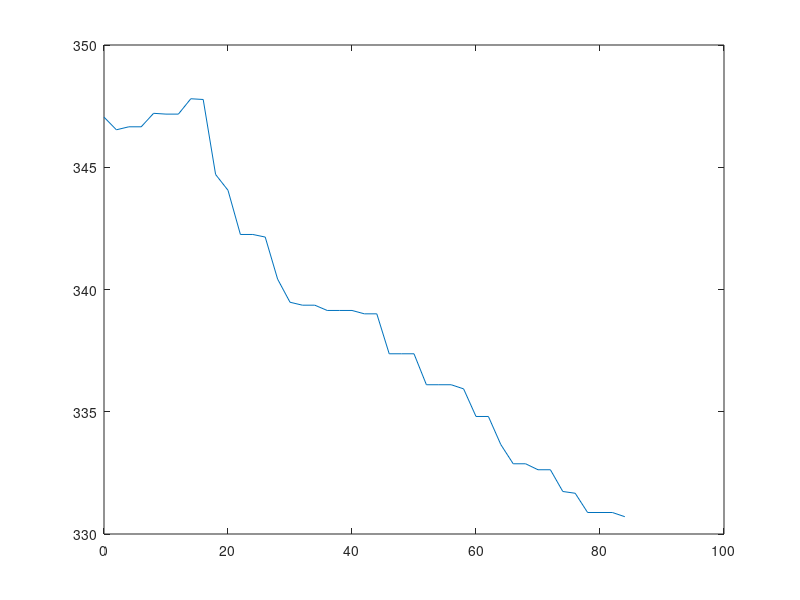

The MATLAB source for this figure:
function sa_demo
clc,clear,close all;
Lb=[-2 -1];
Ub=[10 11];
nd=length(Lb);
T_init=384.25;
T_min=1e-10;
max_run=2;
k=1;
alpha=0.5;
x_init=[4 5];
i=0;totaleval=0;eval=[];opt=[];
T=T_init;
E_init=fobj(x_init);
E_old=E_init;E_new=E_old;
best=x_init;
while(T>T_min)
  i=i+1;
  if(i>=max_run)
      T=alpha*T;
      totaleval=totaleval+i;
      i=1;
  end
  s=0.01*(Ub-Lb);
  ns=best+s.*randn(1,nd);
  E_new=fobj(ns);
  DeltaE=E_new-E_old;
  if(-DeltaE>0)
      best=ns;E_old=E_new;
  end
  if(exp(-DeltaE/(k*T))>rand)
      best=ns;E_old=E_new;
  else
  end
  f_opt=E_old;
  eval=[eval;totaleval];
  opt=[opt;f_opt];
end
disp(strcat("Evaluations:",num2str(totaleval)))
disp(strcat("Best solution:",num2str(best)))
disp(strcat("Best objective:",num2str(f_opt)))
plot(eval,opt)
end
function z=fobj(x)
z=500-20*x(1)-26*x(2)-4*x(1)*x(2)+4*x(1)^2+3*x(2)^2;
end